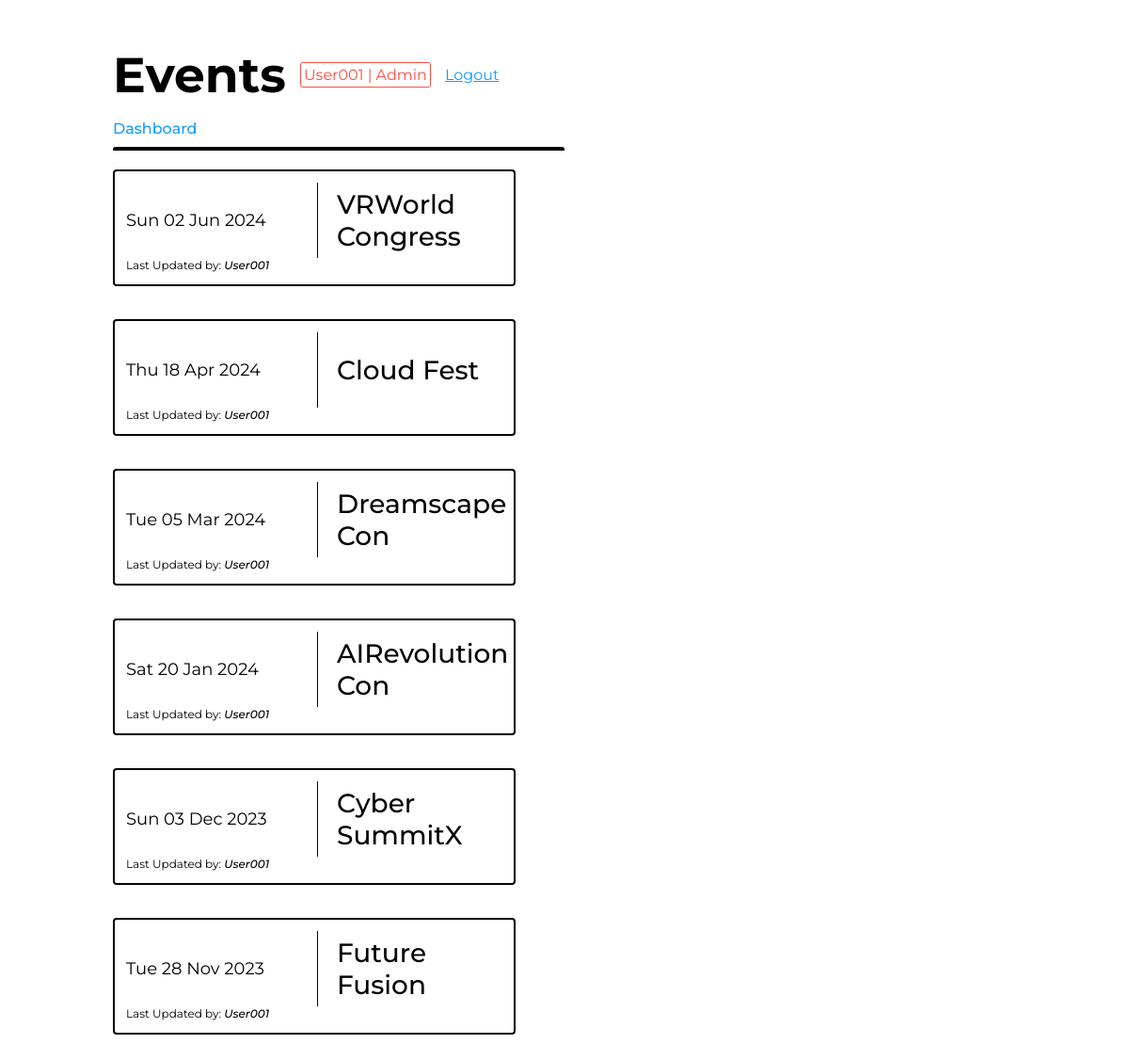
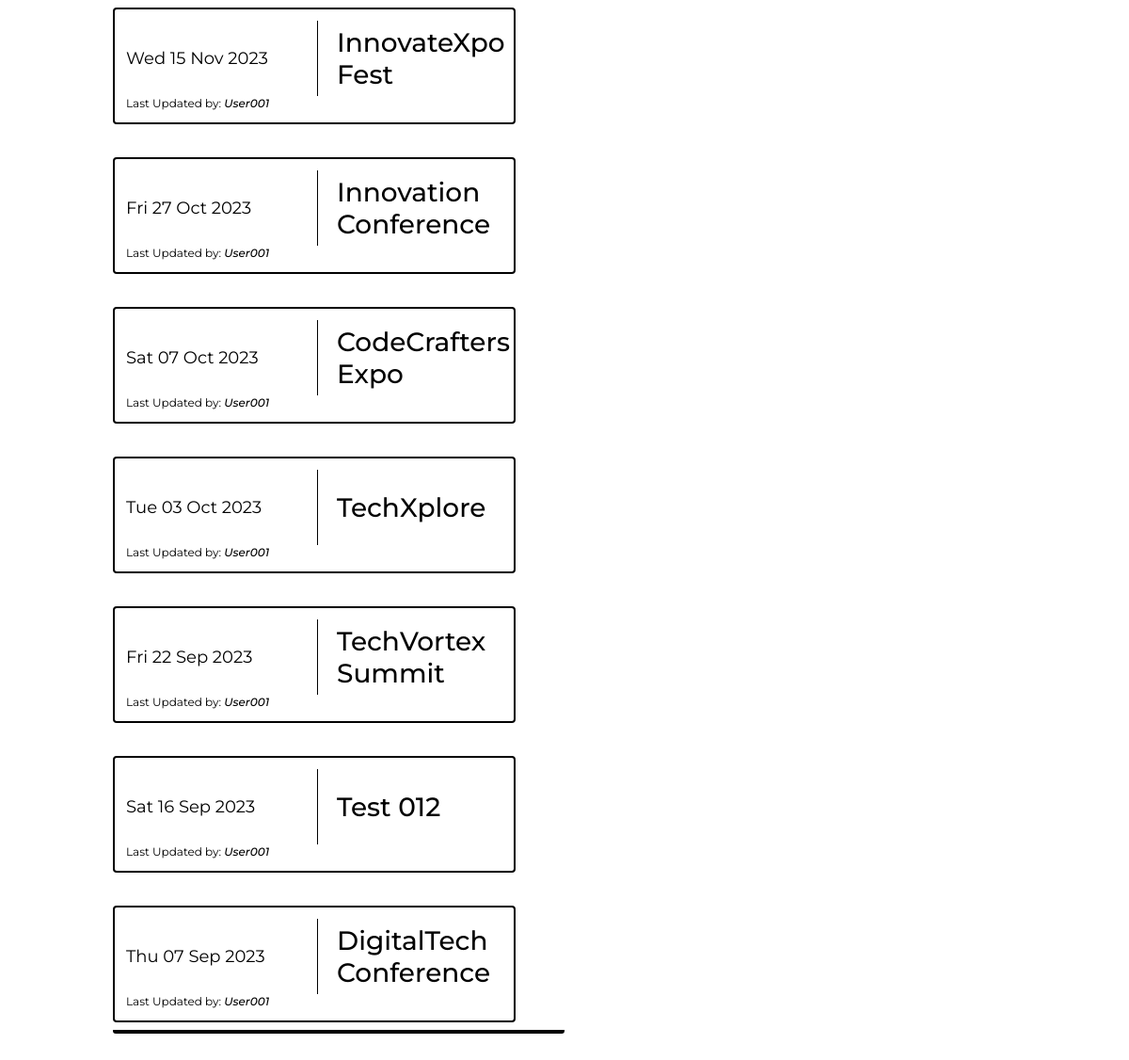
Page / (signed in) on the committed database (2 pictures, top to bottom).
### helpers/db_manager.py (models this page shows)
    class User(db.Model, UserMixin):
        id = db.Column(db.Integer, primary_key=True)
        username = db.Column(db.String, unique=True)
        password = db.Column(db.String)
        is_admin = db.Column(db.Boolean)

    class Event(db.Model):
        id =  db.Column(db.Integer, primary_key=True)
        date = db.Column(db.String)
        title = db.Column(db.String(17))
        last_updated_by = db.Column(db.Integer, db.ForeignKey('user.id'))
        user = db.relationship("User", backref='user', lazy=True, uselist=False)

### app.py (the view)
@app.route("/")
@login_required
def events():
    event_records = db_manager.get_events(db, event_table, user_table)
    return render_template("events.html", events=event_records)

### app.py (called while the page is built)
@login_manager.user_loader
def load_user(user_id):
    return user_table.query.get(int(user_id))

@app.context_processor
def inject_user():
    return dict(user=current_user)

### helpers/db_manager.py (called while the page is built)
def get_events(db, event_table, user_table):
    event_records = db.session.execute(db.select(event_table).order_by(event_table.id)).scalars().all()
    serialized_event_records = []
    for record in event_records:
        user = user_table.query.filter_by(id=record.last_updated_by).first()
        event_record = EventObject(
            record.id,
            record.date,
            record.title,
            user.username
        )
        serialized_event_records.append(event_record)
    return sort_fmt_event_records(serialized_event_records)

def get_date(obj):
    return datetime.strptime(obj.date, '%Y-%m-%d')

def fmt_event_records(events):
    for event in events:
        if event.date != "":
            event_date = datetime.strptime(event.date, '%Y-%m-%d')
            event.date = event_date.strftime("%a %d %b %Y")
    return events

def sort_fmt_event_records(events):
    sorted_asc_list = sorted(events, key=get_date, reverse=True)
    return fmt_event_records(sorted_asc_list)

### templates/events.html (shortened to what this page needs)
{%extends "base.html"%}
{%block page_title%}Events{%endblock%}
{%block content%}
    <a class="dashboard-link"href="/dashboard">Dashboard</a>
    <div class="events-holder">
        {%for event in events%}
            <div class="event">
                <div class="event-content">
                    <div class="date">
                        <p>{{event.date}}</p>
                    </div>
                    <div class="title">
                        <h1>{{event.title}}</h1>
                    </div>
                </div>
                <p class="updated-by">Last Updated by: <span class="username">{{event.last_updated_by}}</span></p>
            </div>
        {%endfor%}
    </div>
{%endblock%}

### templates/base.html (shortened to what this page needs)
<!DOCTYPE html>
<html>
    <head>
        <link rel="stylesheet" href="{{url_for('static', filename='css/events.css')}}">
        <link rel="stylesheet" href="{{url_for('static', filename='css/base.css')}}">
        <link rel="stylesheet" href="{{url_for('static', filename='css/messages.css')}}">
        <link rel="stylesheet" href="{{url_for('static', filename='css/forms.css')}}">
    </head>
    <body>
        <div class="page-content">
            <div class="page-title">
                <h1>{%block page_title%}{%endblock%}</h1>
                <div class="title-badge">
                    {% if user.is_admin %}
                        <p>{{user.username}} | Admin</p>
                    {% else %}
                        <p>{{user.username}}</p>
                    {% endif %}
                </div>
                <a href="/logout">Logout</a>
            </div>
            {% block content %}
            {% endblock %}
        </div>
    </body>
</html>

### static/css/events.css (style rules this page uses)
.dashboard-link { color: #129BFF; text-decoration: none; font-weight: 500; }
.dashboard-events-holder, .events-holder { border-radius: 3px; width: 30rem; padding: 20px 0px 20px 0px; overflow-y: scroll; height: 70vh; display: flex; flex-direction: column; gap: 35px; border-top: 4px solid #000; border-bottom: 4px solid #000; margin-top: 10px; margin-bottom: 10px; }
.event, .dashboard-event, .delete-event { border: 2px solid #000; border-radius: 4px; width: 25rem; min-height: 6rem; overflow: auto; padding: 12px; }
.event-content, .dashboard-event-content, .delete-event-content { display: flex; align-items: center; gap: 20px; flex-wrap: wrap; }
.delete-event-content .date, .dashboard-event-content .date, .event-content .date { font-size: 18px; font-weight: 400; border-right: 1px solid #000; height: 5rem; display: flex; justify-content: center; flex-direction: column; flex: 2; }
.delete-event-content .title h1, .dashboard-event-content .title h1, .event-content .title h1 { font-size: 28px; font-weight: 500; }
.delete-event-content .title, .dashboard-event-content .title, .event-content .title { flex: 1; min-width: 11rem; }
.event .updated-by, .dashboard-event .updated-by { font-size: 12px; }
.event .updated-by .username, .dashboard-event .updated-by .username { font-style: italic; font-weight: 500; }

### static/css/base.css (style rules this page uses)
body { padding: 0px; margin: 0px; box-sizing: border-box; font-family: 'Montserrat', sans-serif; }
p, h1 { margin: 0px; }
.page-content { width: 80%; margin: auto; }
.page-title h1 { font-size: 52px; }
.page-title { display: flex; align-items: center; gap: 15px; margin: 3rem 0rem 1rem 0rem }
.page-title a { color: #129BFF; text-decoration: underline; }
.title-badge { border-radius: 3px; border: 1px solid #FF4C41; color: #FF4C41; padding: 3px; }

### rows in the picture
User: username "User001", last_updated_by "User001" "User001" "User001" "User001" "User001" "User001" "User001" "User001" "User001" "User001" "User001" "User001" "User001"
Event: title "VRWorld Congress"
Event: title "Cloud Fest"
Event: title "Dreamscape Con"
Event: title "AIRevolution Con"
Event: title "Cyber SummitX"
Event: title "Future Fusion"
Event: title "InnovateXpo Fest"
Event: title "Innovation Conference"
Event: title "CodeCrafters Expo"
Event: title "TechXplore"
Event: title "TechVortex Summit"
Event: title "Test 012"
Event: title "DigitalTech Conference"

### other values in the picture
{{ event.date }} "Sun 02 Jun 2024" "Thu 18 Apr 2024" "Tue 05 Mar 2024" "Sat 20 Jan 2024" "Sun 03 Dec 2023" "Tue 28 Nov 2023" "Wed 15 Nov 2023" "Fri 27 Oct 2023" "Sat 07 Oct 2023" "Tue 03 Oct 2023" "Fri 22 Sep 2023" "Sat 16 Sep 2023" "Thu 07 Sep 2023"
